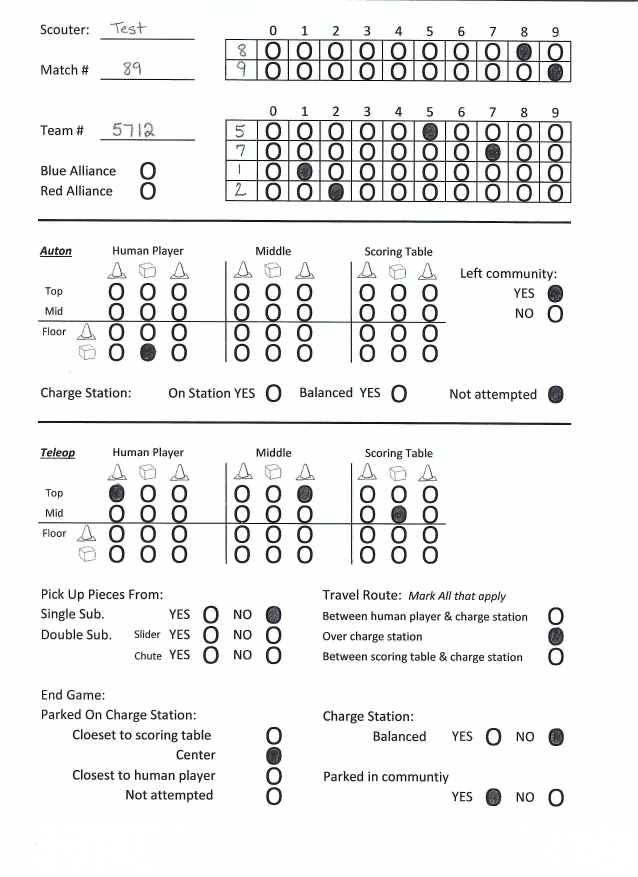
#> input picture images/Score.jpeg, 2550 x 3507 px, found by its file name (shown at 1/4 size)
$ python test.py
#> lines starting #> are read from the running program, lines starting #| are printed output that depends on the picture; after the words box and inside, x2 and y2 are one past the last pixel; in counts of white or black regions, pixels touching at a corner belong together
import cv2
import numpy as np
from matplotlib import pyplot as plt

"""
img = cv2.imread('images/A.png', 0)

template = cv2.imread('images/A_Orig.png', 0)
h, w = template.shape

res = cv2.matchTemplate(img,template,cv2.TM_CCOEFF_NORMED)
threshold = 0.8
loc = np.where( res >= threshold)
for pt in zip(*loc[::-1]):
    cv2.rectangle(img, pt, (pt[0] + w, pt[1] + h), (0,0,255), 2)

cv2.imwrite('res.png',img)


# img = cv2.imread('images/B_Orig.png')
img = cv2.imread('images/Ex.jpg')
lower_bound = (0,0,0)
upper_bound = (180,180,180)
mask = cv2.inRange(img, lower_bound, upper_bound)
plt.imshow(mask, cmap='gray')
plt.show()
"""

import cv2
import numpy as np

# read image
img = cv2.imread('images/Score.jpeg')
#> img is the input picture: shape (3507, 2550, 3); mean B, G, R 238.1, 238.2, 237.7
h, w = img.shape[:2]
#> h = 3507; w = 2550

# trim 15 from bottom and 5 from right to remove partial answer and extraneous red
img = img[0:h-15, 0:w-5]
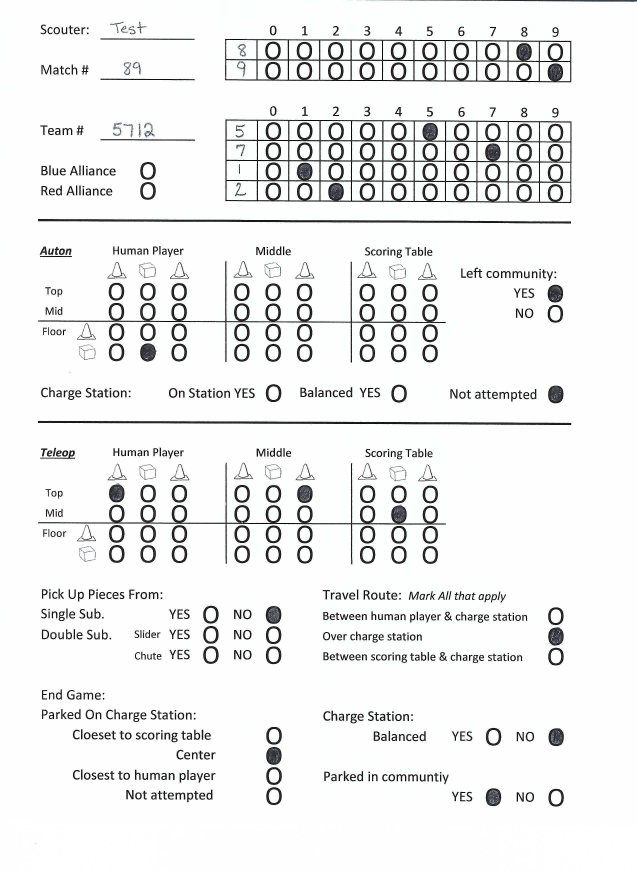
#> img: shape (3492, 2545, 3) (shown at 1/4 size); mean B, G, R 238, 238.1, 237.6

# threshold on white color
lower=(225,225,225)
upper=(255,255,255)
thresh = cv2.inRange(img, lower, upper)
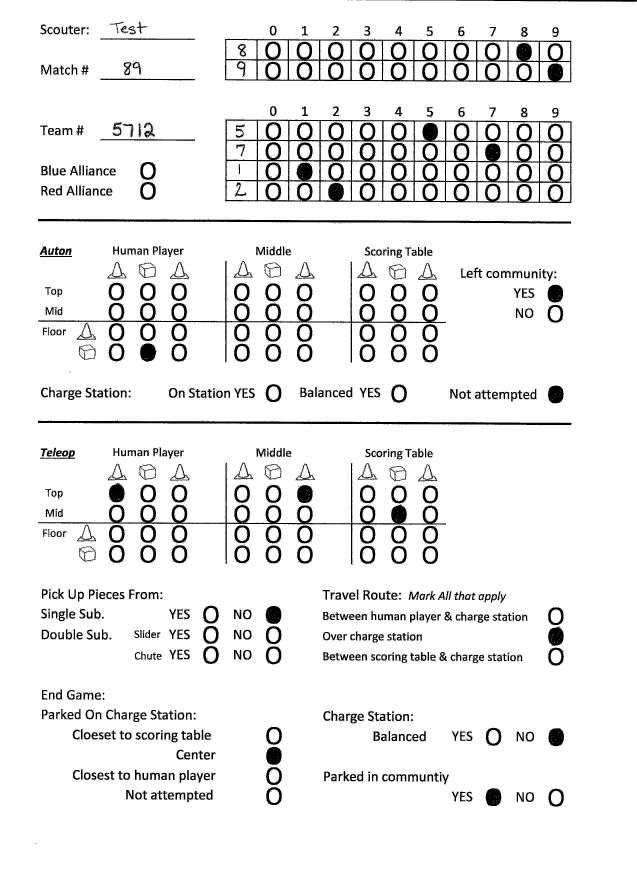
#> thresh: shape (3492, 2545) (shown at 1/4 size); 92.3% white; 12171 black regions (11484 under 20 px), largest, box (x1, y1, x2, y2) and area: (901, 477, 2288, 814) 128054, (898, 154, 2286, 330) 67181, (152, 1850, 1784, 2258) 29391
thresh = 255 - thresh
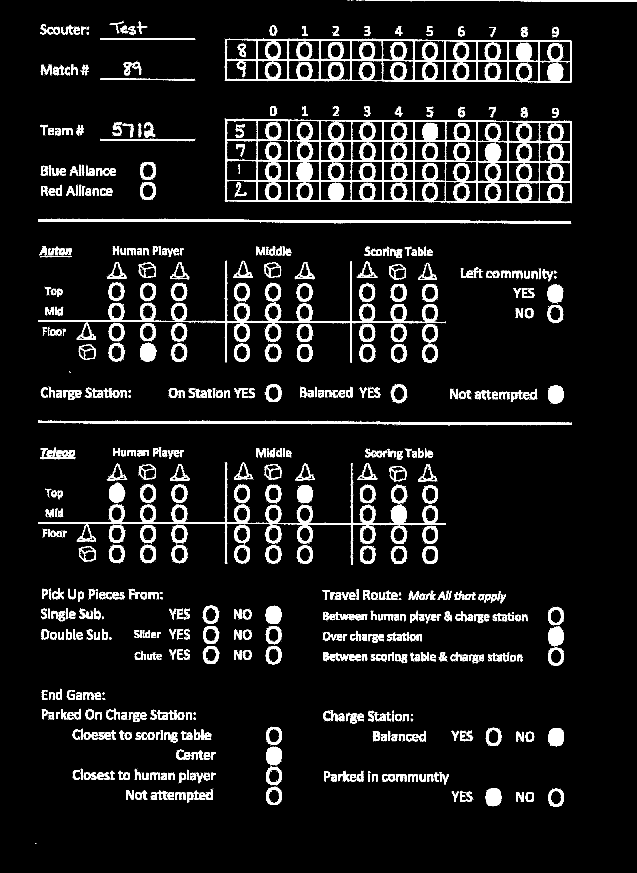
#> thresh: shape (3492, 2545) (shown at 1/4 size); 7.7% white; 12171 white regions (11484 under 20 px), largest, box (x1, y1, x2, y2) and area: (901, 477, 2288, 814) 128054, (898, 154, 2286, 330) 67181, (152, 1850, 1784, 2258) 29391

# apply morphology close
kernel = cv2.getStructuringElement(cv2.MORPH_ELLIPSE, (15,15))
morph = cv2.morphologyEx(thresh, cv2.MORPH_OPEN, kernel)
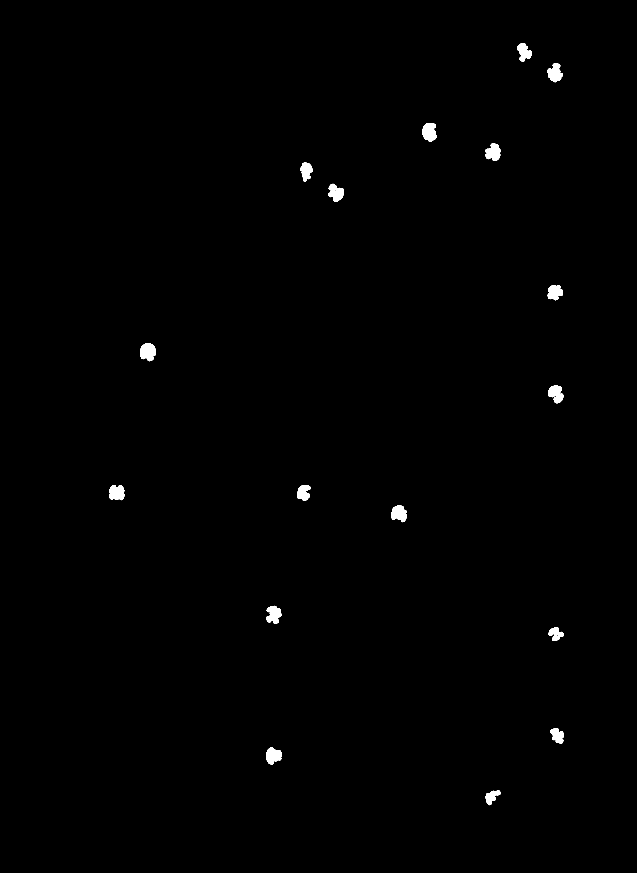
#> morph: shape (3492, 2545) (shown at 1/4 size); 0.51% white; 17 white regions, largest, box (x1, y1, x2, y2) and area: (561, 1374, 624, 1445) 3412, (1690, 492, 1747, 567) 3210, (437, 1940, 497, 2001) 2979
kernel = cv2.getStructuringElement(cv2.MORPH_ELLIPSE, (7,7))
morph = cv2.morphologyEx(morph, cv2.MORPH_CLOSE, kernel)
#> morph: shape (3492, 2545); 0.52% white; 17 white regions

# get contours
result = img.copy()
contours = cv2.findContours(morph, cv2.RETR_EXTERNAL, cv2.CHAIN_APPROX_NONE)
#> contours = 17 contours; largest, box (x1, y1, x2, y2) and area: (561, 1374, 624, 1445) 3334, (1690, 492, 1747, 567) 3146, (1565, 2021, 1626, 2089) 2924, (437, 1940, 497, 2001) 2921, (1942, 574, 2002, 644) 2876
contours = contours[0] if len(contours) == 2 else contours[1]
print("count:", len(contours))
#| count: 17
print('')
i = 1
for cntr in contours:
    M = cv2.moments(cntr)
    cx = int(M["m10"] / M["m00"])
    cy = int(M["m01"] / M["m00"])
    cv2.circle(result, (cx, cy), 20, (0, 255, 0), -1)
    pt = (cx,cy)
    print("circle #:",i, "center:",pt)
    i = i + 1
#> this loop made 17 passes
#> (cx, cy) on passes 1 to 12: (1967, 3186), (1092, 3022), (2229, 2942), (2222, 2535), (1094, 2457), (1595, 2053), (1213, 1970), (466, 1970), (2223, 1574), (591, 1407), (2219, 1169), (1343, 770)
#| circle #: 1 center: (1967, 3186)
#| circle #: 2 center: (1092, 3022)
#| circle #: 3 center: (2229, 2942)
#| circle #: 4 center: (2222, 2535)
#| circle #: 5 center: (1094, 2457)
#| circle #: 6 center: (1595, 2053)
#| circle #: 7 center: (1213, 1970)
#| circle #: 8 center: (466, 1970)
#> (further printed lines are left out)
#> after the loop, i = 18

# save results
cv2.imwrite('results/omr_sheet_thresh2.png',thresh)
cv2.imwrite('results/omr_sheet_morph2.png',morph)
cv2.imwrite('results/omr_sheet_result2.png',result)

# show results
# cv2.imshow("thresh", thresh)
# cv2.imshow("morph", morph)
# cv2.imshow("result", result)

cv2.waitKey(0)
cv2.destroyAllWindows()

$ run again, with images/omr_sheet.jpg copied over images/Score.jpeg
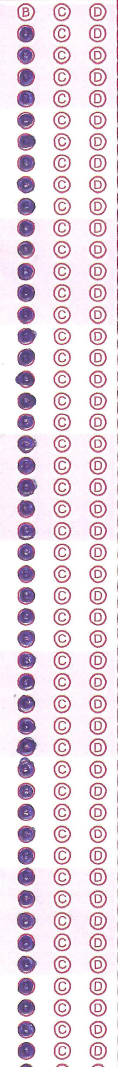
#> input picture images/omr_sheet.jpg, 352 x 3201 px, found by its file name (shown at 1/3 size)
#> img is the input picture: shape (3201, 352, 3); mean B, G, R 227, 217.6, 231.9
#> img: shape (3186, 347, 3)
#> `morph = cv2.morphologyEx(thresh, cv2.MORPH_OPEN, kernel)`:
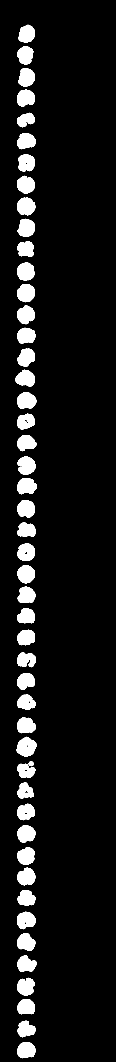
#> morph: shape (3186, 347) (shown at 1/3 size); 8.8% white; 49 white regions, largest, box (x1, y1, x2, y2) and area: (50, 2210, 110, 2270) 2507, (53, 1368, 106, 1425) 2247, (52, 852, 105, 907) 2244
#> contours = 48 contours; largest, box (x1, y1, x2, y2) and area: (50, 2210, 110, 2270) 2460, (53, 1368, 106, 1425) 2200, (52, 852, 105, 907) 2180, (53, 593, 106, 646) 2168, (52, 787, 104, 842) 2164
#| count: 48
#> the loop `for cntr in contours:` made 48 passes
#> (cx, cy) on passes 1 to 8: (78, 3150), (77, 3087), (78, 3020), (77, 2959), (78, 2892), (77, 2826), (77, 2760), (78, 2694)
#> (printed output is left out)
#> after the loop `for cntr in contours:`:
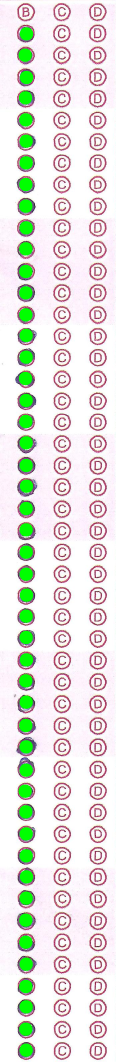
#> result: shape (3186, 347, 3) (shown at 1/3 size); mean B, G, R 219.1, 226.7, 225.9
#> after the loop `for cntr in contours:`: i = 49
